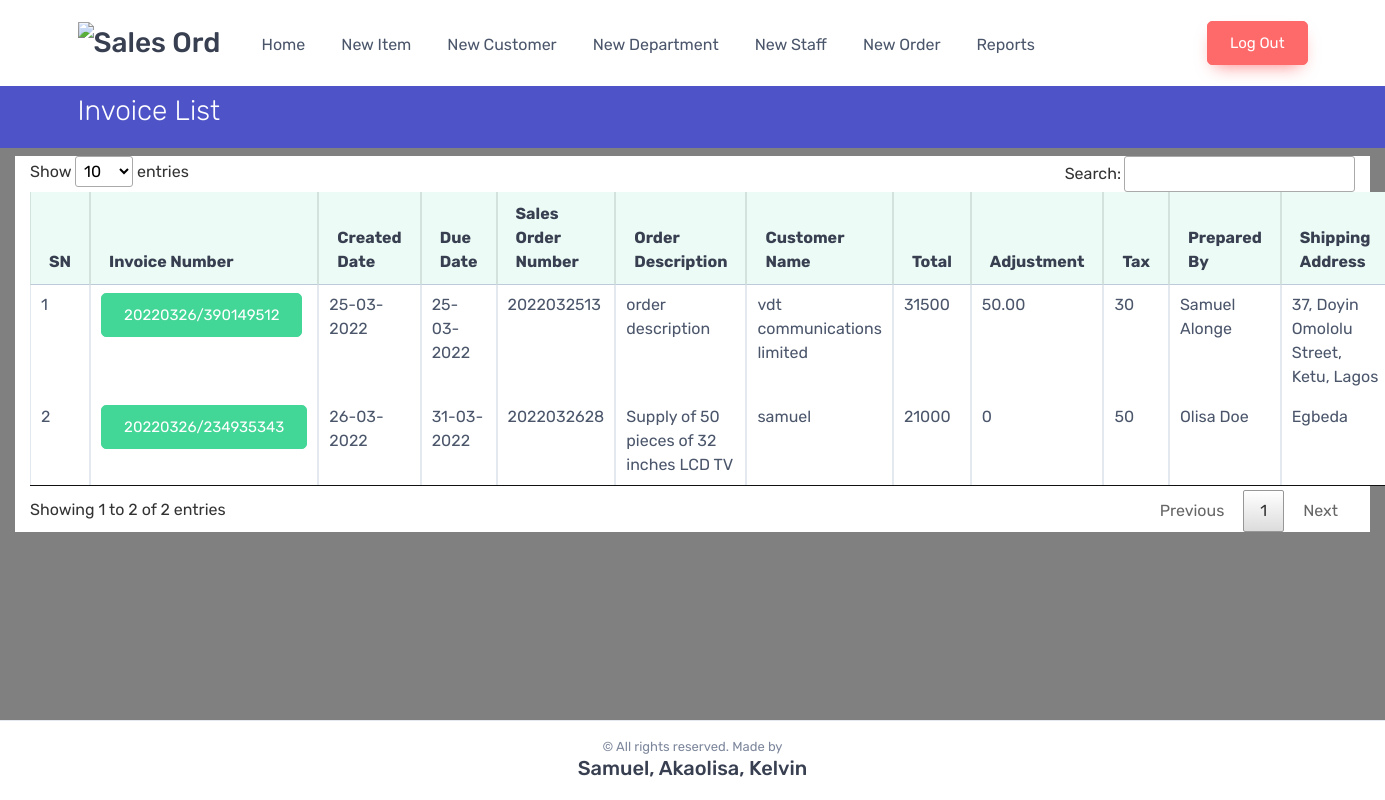
The app's page /invoicelist.php (signed in) with its own data.
### tables this page shows
CREATE TABLE IF NOT EXISTS `salesorder` (
  `salesOrderID` int(11) NOT NULL AUTO_INCREMENT,
  `salesOrderNumber` varchar(255) NOT NULL,
  `purchaseOrderNumber` varchar(255) NOT NULL,
  `salesOrderOwner` int(11) NOT NULL,
  `salesOrderDescription` varchar(255) NOT NULL,
  `customerPhoneNumber` varchar(255) NOT NULL,
  `invoiceNumber` varchar(255) DEFAULT NULL,
  `createdDate` varchar(255) NOT NULL,
  `contactName` varchar(255) NOT NULL,
  `dueDate` varchar(15) NOT NULL,
  `salesOrderCarrier` int(11) NOT NULL,
  `salesCommission` varchar(255) NOT NULL,
  `assignedTo` int(11) DEFAULT NULL,
  `createdBy` int(11) NOT NULL,
  `modifiedBy` int(11) DEFAULT NULL,
  `modifiedDate` varchar(255) DEFAULT NULL,
  `billingAddress` text NOT NULL,
  `shippingAddress` text NOT NULL,
  `itemName` int(11) NOT NULL,
  `itemQuantity` int(11) NOT NULL,
  `itemUnitPrice` float(20,2) NOT NULL DEFAULT 0.00,
  `salesOrderTax` float(20,2) NOT NULL DEFAULT 0.00,
  `salesAdjustment` varchar(50) DEFAULT NULL,
  `salesTotal` float(20,2) NOT NULL DEFAULT 0.00,
  `additionalInformation` text NOT NULL,
  `salesOrderStatus` int(11) NOT NULL DEFAULT 1,
  PRIMARY KEY (`salesOrderID`)
);

CREATE TABLE IF NOT EXISTS `customers` (
  `customerID` int(11) NOT NULL AUTO_INCREMENT,
  `customerName` varchar(255) NOT NULL,
  `customerContactName` varchar(255) NOT NULL,
  `customerContactNumber` varchar(60) NOT NULL,
  `billingAddress` text NOT NULL,
  `shippingAddress` text NOT NULL,
  `customerCity` varchar(255) NOT NULL,
  `customerState` varchar(255) NOT NULL,
  `customerStatus` int(11) NOT NULL DEFAULT 1,
  PRIMARY KEY (`customerID`)
);

CREATE TABLE IF NOT EXISTS `staffs` (
  `userID` int(11) NOT NULL AUTO_INCREMENT,
  `staffID` varchar(50) NOT NULL,
  `staffFirstName` varchar(50) NOT NULL,
  `staffOtherNames` varchar(255) NOT NULL,
  `staffLastName` varchar(50) NOT NULL,
  `staffPhoneNumber` varchar(36) NOT NULL,
  `staffHomeAddress` text NOT NULL,
  `staffPermanentAddress` text NOT NULL,
  `staffCity` varchar(255) NOT NULL,
  `staffState` int(11) NOT NULL,
  `staffDepartment` int(11) NOT NULL,
  `staffUsername` varchar(50) NOT NULL,
  `staffPassword` varchar(50) NOT NULL DEFAULT 'password123',
  `staffStatus` int(11) NOT NULL DEFAULT 1,
  PRIMARY KEY (`userID`)
);

### invoicelist.php (the view, shortened to what this page needs)
<?php
include_once('function.php');
$invoicestmt = $conn->prepare('SELECT *, SUM(salesTotal) AS total FROM salesorder, customers, staffs WHERE salesorder.salesOrderOwner = customers.customerID AND salesorder.assignedTo = staffs.userID AND salesorder.salesOrderStatus = 1 GROUP BY salesorder.salesOrderNumber ORDER BY salesorder.invoiceNumber DESC');
$invoicestmt->execute();
$result = $invoicestmt->fetchAll(PDO::FETCH_OBJ);
?>
<!DOCTYPE html>
<html lang="en">
  <head>
    <?php include('header.php'); ?>
  </head>
  <body class="handheld-toolbar-enabled">
    <main class="page-wrapper">
      <?php include('navbar.php'); ?>
      <section style="background-color:#4E54C8;">
        <div class="container py-2">
          <div class="row justify-content-left">
            <div class="col-lg-12 col-md-12 col-sm-12 text-left">
              <h3 class="text-light">
                <span class='fw-light'>Invoice List</span>
              </h3>
            </div>
          </div>
        </div>
      </section>
      <section class="container-fluid">
        <div class="row pt-2">
          <div class="col-lg-12 col-md-12 col-sm-12" style="background-color: #fff;">
              <table class="table table-bordered table-sm" id="carriertable">
              <thead>
              <tr class="table-success">
                <th>SN</th>
                <th>Invoice Number</th>
                <th>Created Date</th>
                <th>Due Date</th>
                <th>Sales Order Number</th>
                <th>Order Description</th>
                <th>Customer Name</th>
                <th>Total</th>
                <th>Adjustment</th>
                <th>Tax</th>
                <th>Prepared By</th>
                <th>Shipping Address</th>
              </tr>
              </thead>
              <tbody>
              <?php
              $s = 0;
              foreach( $result as $row ) {
              $s++;
              if(!empty($row->invoiceNumber)){
              ?>
              <tr>
                <td><?php echo $s; ?></td>
                <td>
                <a href="./makepdf.php?invoicenumber=<?php echo $row->invoiceNumber; ?>" title="<?php echo "Download " . $row->invoiceNumber; ?>" target="_blank">
                <button class="btn btn-success">
                  <?php echo $row->invoiceNumber; ?>
                </button>
                </a>
                </td>
                <td><?php echo $row->createdDate; ?></td>
                <td><?php echo $row->dueDate; ?></td>
                <td><?php echo $row->salesOrderNumber; ?></td>
                <td><?php echo $row->salesOrderDescription; ?></td>
                <td><?php echo $row->customerName; ?></td>
                <td><?php echo $row->total; ?></td>
                <td><?php echo $row->salesAdjustment; ?></td>
                <td><?php echo $row->salesOrderTax; ?></td>
                <td><?php echo $row->staffFirstName . " " . $row->staffLastName; ?></td>
                <td><?php echo $row->shippingAddress; ?></td>
              </tr>
              <?php } } ?>
              </tbody>
              </table>
        </div>
      </section>
    </main>
    <?php include('footer.php'); ?>
  </body>
</html>

### header.php (shortened to what this page needs)
<link rel="stylesheet" href="css/select2.min.css"/>
<link rel="stylesheet" href="css/simplebar.min.css"/>
<link rel="stylesheet" href="css/tiny-slider.css"/>
<link rel="stylesheet" href="css/theme.min.css"/>
<link rel="stylesheet" href="css/jquery-ui.css"/>
<link rel="stylesheet" href="css/jquery.dataTables.min.css"/>
<link rel="stylesheet" href="css/styles.css"/>

### navbar.php (shortened to what this page needs)
<header class="bg-light shadow-sm navbar-sticky">
  <div class="navbar navbar-expand-lg navbar-light">
    <div class="container">
      <a class="navbar-brand d-none d-sm-block me-4 order-lg-1" href="."><img src="img/logo-dark.png" width="142" alt="Sales Order"></a>
      <div class="navbar-toolbar d-flex align-items-center order-lg-3">
        <button class="navbar-toggler" type="button" data-bs-toggle="collapse" data-bs-target="#navbarCollapse"><span class="navbar-toggler-icon"></span></button><a class="btn btn-primary btn-shadow" href="logout.php">Log Out</a>
      </div>
      <div class="collapse navbar-collapse me-auto order-lg-2" id="navbarCollapse">
        <ul class="navbar-nav">
          <li>
            <a class="nav-link" href=".">Home</a>
          </li>
          <li>
            <a class="nav-link" href="./item.php">New Item</a>
          </li>
          <li>
            <a class="nav-link" href="./customer.php">New Customer</a>
          </li>
          <li>
            <a class="nav-link" href="./department.php">New Department</a>
          </li>
          <li>
            <a class="nav-link" href="./staff.php">New Staff</a>
          </li>
          <li>
            <a class="nav-link" href="./salesorderform.php">New Order</a>
          </li>
          <li class="nav-item dropdown"><a class="nav-link dropdown-toggle" href="#" data-bs-toggle="dropdown">Reports</a>
          </li>
        </ul>
      </div>
    </div>
  </div>
</header>

### footer.php (shortened to what this page needs)
<footer class="border-top py-2">
  <div class="container text-center pt-3 pt-lg-2">
    <div class="fs-ms text-muted text-center">
      © All rights reserved. Made by
      <a class="text-muted" href="." target="_blank"><h5>Samuel, Akaolisa, Kelvin</h5></a>
    </div>
  </div>
</footer>

### css/styles.css (style rules this page uses)
body { background-color: #808080; }
footer { background-color: #fff; }

### records on screen
salesorder: invoiceNumber "20220326/390149512", createdDate "25-03-2022", dueDate "25-03-2022", salesOrderNumber "2022032513", salesOrderDescription "order description", customers.customerName "vdt communications limited", total "31500", salesAdjustment "50.00", salesOrderTax "30", staffs.staffFirstName "Samuel", staffs.staffLastName "Alonge", customers.shippingAddress "37, Doyin Omololu Street, Ketu, Lagos"
salesorder: invoiceNumber "20220326/234935343", createdDate "26-03-2022", dueDate "31-03-2022", salesOrderNumber "2022032628", salesOrderDescription "Supply of 50 pieces of 32 inches LCD TV", customers.customerName "samuel", total "21000", salesAdjustment "0", salesOrderTax "50", staffs.staffFirstName "Olisa", staffs.staffLastName "Doe", customers.shippingAddress "Egbeda"
